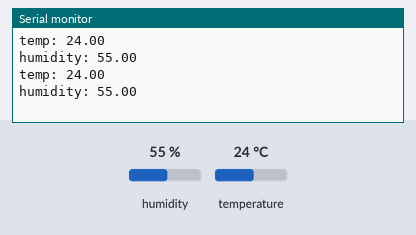
A sketch run on a simulated Arduino Uno, built with avr-gcc and run on an emulated ATmega328P. Parts: the last lines printed to the serial monitor. Inputs (shaded band) come from the test bench; at power-on: humidity 55 %, temperature 24 °C.

Above: at 4.8 s.
4.9 s: humidity set to 22 %
At 6.4 s:
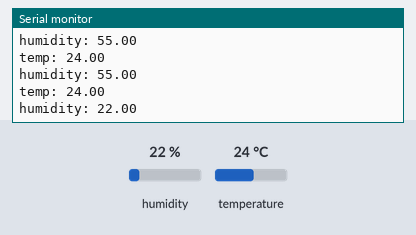
7.9 s: temperature set to 12 °C
At 9.4 s:
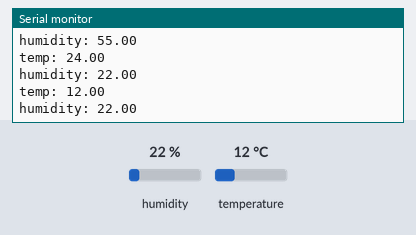
10.9 s: humidity set to 40 %
At 12.9 s:
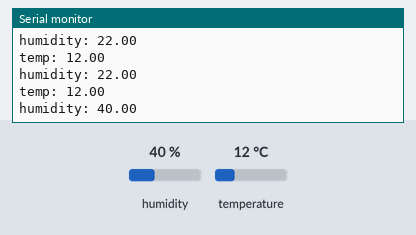
Timing chart, 0 to 14.4 s (numbered marks = the images above; inputs shaded):
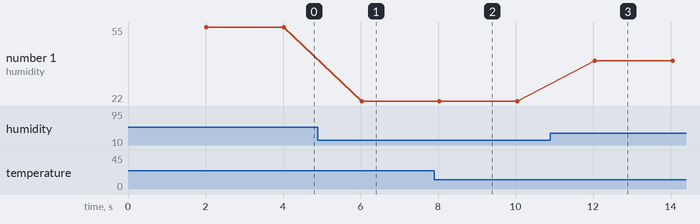

The sketch:

dht22.ino
```cpp
#include "dht22.h"


void setup() {
  Serial.begin(9600);
  beginDHT();
}

void loop() {
  // put your main code here, to run repeatedly:
  delay(2000);
  float h = readHumidity();
  float t = readTemperature('c');
  Serial.print("temp: ");
  Serial.println(t);
  Serial.print("humidity: ");
  Serial.println(h);
  exceptionDHT();
}
```

dht22.h
```cpp
// need to download Adafruit DHT library first
#include "DHT.h"

#define DHTTYPE DHT22

// create an instance of your sensor outside the setup and loop functions of your program: DHT dht(DHTPIN, DHT22);
// also define a dht pin to use: e.g #define DHTPIN 27

DHT dht(27, DHT22);

// init sensor
void beginDHT() {
  dht.begin();
  return;
}

// read humidity
float readHumidity() {
  float h = dht.readHumidity();
  return h;
}

// read temperature
float readTemperature(char x) {
  // temperature read in °C
  float temp = dht.readTemperature();
  if (toupper(x) == 'F') {
    temp = temp * 9 / 5 + 32;  // Convert to Fahrenheit
  }
  else if (toupper(x) != 'C') {
    Serial.println("Undefined unit...");
    return -1;
  }
   return temp;
}


// error handling
void exceptionDHT() {
  if (isnan(dht.readTemperature()) || isnan(dht.readTemperature(true)) || isnan(dht.readHumidity())) {
    Serial.println(F("Failed to read from DHT sensor!"));
    return;
  }
}
```

Measured:
- after the input at 4.9 s, the serial monitor: prints a new line after 1.1 s (image 1)
- after the input at 7.9 s, the serial monitor: prints a new line after 0.12 s (image 2)
- after the input at 10.9 s, the serial monitor: prints a new line after 1.2 s (image 3)
- plotted number 1: 55 → 22 after the input at 4.9 s, 22 → 40 after the input at 10.9 s
